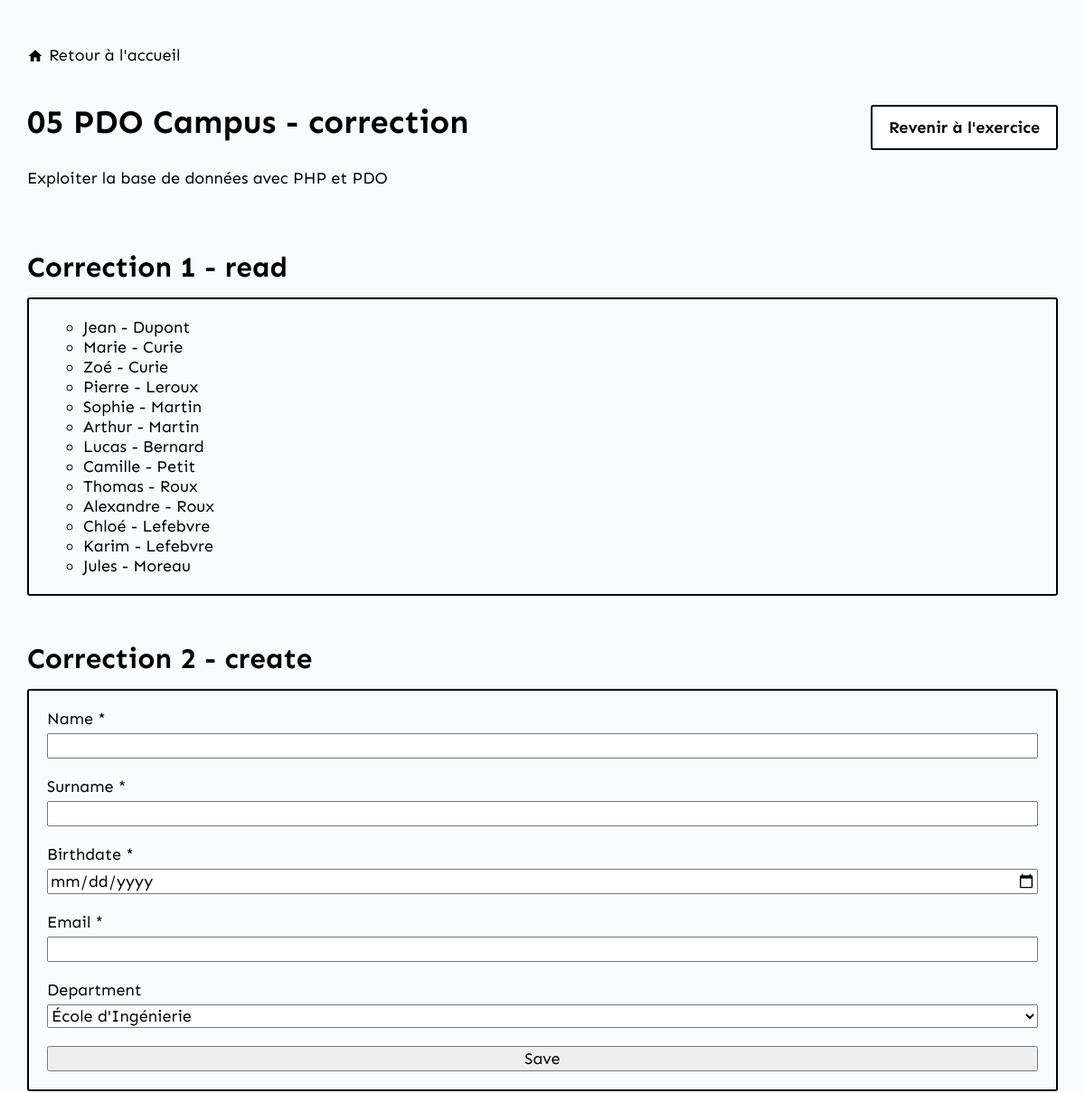
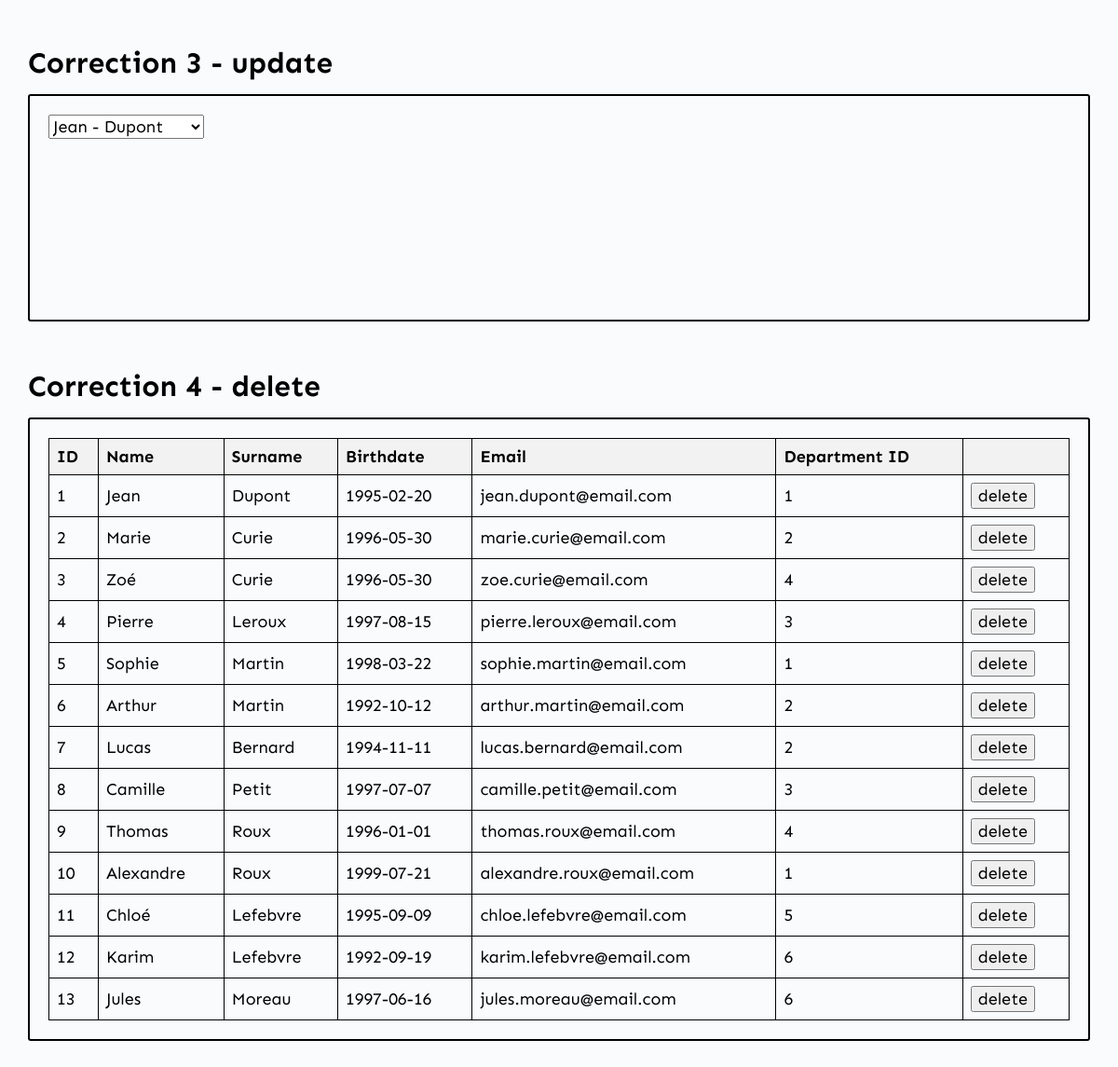
The app's page /05_PDO_CAMPUS/correction/index.php with its own data (2 pictures, top to bottom).
### tables this page shows
CREATE TABLE student
(
  id            INTEGER     NOT NULL AUTO_INCREMENT,
  name          VARCHAR(50) NOT NULL,
  surname       VARCHAR(50) NOT NULL,
  birthdate     DATE        NOT NULL,
  email         VARCHAR(50) NOT NULL,
  department_id INTEGER     NOT NULL,
  PRIMARY KEY (id)
);

### 05_PDO_CAMPUS/correction/class/Db.php (called while the page is built, shortened)
<?php
class DB
{
    private $db;
    public function __construct()
    {
        try {
            $this->db = new PDO(
                'mysql:host=' . DATABASE_HOST . ';dbname=' . DATABASE_NAME . ';charset=utf8',
                DATABASE_USERNAME,
                DATABASE_PASSWORD
            );
        } catch (Exception $e) {
            die('Erreur : ' . $e->getMessage());
        }
    }
    public function getDb()
    {
        return $this->db;
    }
}

### 05_PDO_CAMPUS/correction/repository/StudentRepository.php (called while the page is built, shortened)
<?php
require_once __DIR__ . "./../class/Db.php";
require_once __DIR__ . "./../../class/Student.php";
class StudentRepository extends Db
{
    public function getAll()
    {
        $data = $this->getDb()->query('SELECT * FROM student');
        $students = [];
        foreach ($data as $student) {
            $newStudent = new Student(
                $student['id'],
                $student['name'],
                $student['surname'],
                $student['birthdate'],
                $student['email'],
                $student['department_id'],
            );
            $students[] = $newStudent;
        }
        return $students;
    }
}

### 05_PDO_CAMPUS/class/Student.php (called while the page is built, shortened)
<?php
class Student
{
    private $id;
    private $name;
    private $surname;
    private $birthdate;
    private $email;
    private $departmentId;
    public function __construct($id, $name, $surname, $birthdate, $email, $departmentId)
    {
        $this->id = $id;
        $this->name = $name;
        $this->surname = $surname;
        $this->birthdate = $birthdate;
        $this->email = $email;
        $this->departmentId = $departmentId;
    }
    public function getId()
    {
        return $this->id;
    }
    public function getName()
    {
        return $this->name;
    }
    public function getSurname()
    {
        return $this->surname;
    }
    public function getBirthdate()
    {
        return $this->birthdate;
    }
    public function getEmail()
    {
        return $this->email;
    }
    public function getDepartmentId()
    {
        return $this->departmentId;
    }
}

### 05_PDO_CAMPUS/correction/index.php (the view, shortened to what this page needs)
<?php
require_once PROJECT_ROOT_PATH . "/05_PDO_CAMPUS/correction/repository/StudentRepository.php";
$studentRepository = new StudentRepository();
?>
<!DOCTYPE html>
<html lang="fr">
<head>
    <link rel="stylesheet" href="<?php echo BASE_URL . "/assets/styles/global.css"; ?>" />
    <link rel="stylesheet" href="<?php echo BASE_URL . "/assets/styles/app.css"; ?>" />
    <link rel="stylesheet" href="<?php echo BASE_URL . "/assets/styles/exercice.css"; ?>" />
    <link rel="stylesheet" href="<?php echo BASE_URL . "/05_PDO_CAMPUS/assets/style.css"; ?>">
</head>
<body>
    <main>
        <div class="appExerciceHeader">
            <svg
                stroke="currentColor"
                fill="currentColor"
                stroke-width="0"
                viewBox="0 0 24 24">
                <path fill="none" d="M0 0h24v24H0z"></path>
                <path d="M10 20v-6h4v6h5v-8h3L12 3 2 12h3v8z"></path>
            </svg>
            <a href="<?php echo BASE_URL . "/index.php"; ?>">Retour à l'accueil</a>
        </div>
        <article class="exercicePlayground">
            <div class="exerciceHeader">
                <div class="exerciceToolbar">
                    <div class="exerciceToolbarLeftboxStorage">
                        <h1>05 PDO Campus - correction</h1>
                    </div>
                    <a href="<?php echo BASE_URL . "/05_PDO_CAMPUS/index.php"; ?>" class="button">Revenir à l'exercice</a>
                </div>
                <div>
                    <p>Exploiter la base de données avec PHP et PDO</p>
                </div>
            </div>
            <ul class="exerciceList">
                <li>
                    <section class="exercice">
                        <h2 class="exerciceTitle">Correction 1 - read</h2>
                        <div class="exerciceboxStorage">
                            <?php
                            $students = $studentRepository->getAll();
                            echo ('<ul>');
                            foreach ($students as $student) {
                                echo (
                                    '<li>'
                                    . $student->getName() . ' - ' . $student->getSurname() .
                                    '</li>'
                                );
                            }
                            echo ('</ul>');
                            ?>
                        </div>
                    </section>
                </li>
                <li>
                    <section class="exercice">
                        <h2 class="exerciceTitle">Correction 2 - create</h2>
                        <div class="exerciceboxStorage">
                            <form action="./treatment/createStudent.php" method="POST">
                                <div>
                                    <label for="name">Name *</label>
                                    <input required type="text" name="name" id="name">
                                </div>
                                <div>
                                    <label for="surname">Surname *</label>
                                    <input required type="text" name="surname" id="surname">
                                </div>
                                <div>
                                    <label for="birthdate">Birthdate *</label>
                                    <input required type="date" name="birthdate" id="birthdate">
                                </div>
                                <div>
                                    <label for="email">Email *</label>
                                    <input required type="email" name="email" id="email">
                                </div>
                                <div>
                                    <label for="department">Department</label>
                                    <select required name="department" id="department">
                                        <option value="1">École d'Ingénierie</option>
                                    </select>
                                </div>
                                <div>
                                    <input type="submit" value="Save">
                                </div>
                            </form>
                        </div>
                    </section>
                </li>
                <li>
                    <section class="exercice">
                        <h2 class="exerciceTitle">Correction 3 - update</h2>
                        <div class="exerciceboxStorage">
                            <div>
                                <select name="student" id="student">
                                    <?php
                                    foreach ($students as $student) {
                                        echo (
                                            '<option value="' . $student->getId() . '">'
                                            . $student->getName() . ' - ' . $student->getSurname() .
                                            '</option>'
                                        );
                                    }
                                    ?>
                                </select>
                            </div>
                        </div>
                    </section>
                </li>
                <li>
                    <section class="exercice">
                        <h2 class="exerciceTitle">Correction 4 - delete</h2>
                        <div class="exerciceboxStorage">
                            <table>
                                <tr>
                                    <th>ID</th>
                                    <th>Name</th>
                                    <th>Surname</th>
                                    <th>Birthdate</th>
                                    <th>Email</th>
                                    <th>Department ID</th>
                                    <th></th>
                                </tr>
                                <?php
                                foreach ($students as $student) {
                                    echo (
                                        '<tr>
                                            <td>'
                                        . $student->getId() .
                                        '</td>
                                            <td>'
                                        . $student->getName() .
                                        '</td>
                                            <td>'
                                        . $student->getSurname() .
                                        '</td>
                                            <td>'
                                        . $student->getBirthdate() .
                                        '</td>
                                            <td>'
                                        . $student->getEmail() .
                                        '</td>
                                            <td>'
                                        . $student->getDepartmentId() .
                                        '</td>
                                            <td>
                                                <button data-id="' . $student->getId() . '" class="trash-icon">
                                                    delete
                                                </button>
                                            </td>
                                        </tr>'
                                    );
                                }
                                ?>
                            </table>
                        </div>
                    </section>
                </li>
            </ul>
        </article>
    </main>
</body>
</html>

### assets/styles/global.css (style rules this page uses)
* { font-family: Sen; font-size: 18px; }
body { max-width: 1280px; margin: 50px auto; padding: 0 30px; background-color: #f9fbfd; }
h1, h2, h3, p, a { margin: 0; padding: 0; }
h1 { font-size: 2rem; }
h2 { font-size: 1.75rem; }
.button { padding: 12px 18px; width: max-content; font-weight: bold; color: black; text-decoration: none; background-color: white; border: 2px solid black; border-radius: 3px; transition: 300ms; }

### assets/styles/app.css (style rules this page uses)
.appExerciceHeader { display: flex; flex-direction: row; align-items: center; gap: 6px; margin-bottom: 40px; }
.appExerciceHeader > svg { width: 18px; height: 18px; }
.appExerciceHeader > a { text-decoration: none; color: black; border-bottom: 1px solid transparent; }

### assets/styles/exercice.css (style rules this page uses)
.exercicePlayground { display: flex; flex-direction: column; gap: 50px; }
.exerciceHeader { display: flex; flex-direction: column; gap: 20px; }
.exerciceToolbar { display: flex; justify-content: space-between; align-items: baseline; flex-wrap: wrap; gap: 20px; width: 100%; }
.exerciceToolbarLeftboxStorage { display: flex; align-items: baseline; gap: 20px; }
.exerciceList { display: flex; flex-direction: column; gap: 50px; padding: 0; list-style: none; }
.exercice { display: flex; flex-direction: column; gap: 15px; }
.exerciceboxStorage { display: flex; flex-direction: column; min-height: 200px; padding: 20px; border: 2px solid black; border-radius: 3px; }

### 05_PDO_CAMPUS/assets/style.css (style rules this page uses)
form { display: flex; flex-direction: column; gap: 20px; }
form>div { display: flex; flex-direction: column; gap: 5px; }
table { width: 100%; border-collapse: collapse; }
table, th, td { border: 1px solid black; }
th, td { padding: 8px; text-align: left; }
th { background-color: #f2f2f2; }
.trash-icon { cursor: pointer; }

### records on screen
student: name "Jean", surname "Dupont", id "1", birthdate "1995-02-20", email "jean.dupont@email.com", department "1"
student: name "Marie", surname "Curie", id "2", birthdate "1996-05-30", email "marie.curie@email.com", department "2"
student: name "Zoé", surname "Curie", id "3", birthdate "1996-05-30", email "zoe.curie@email.com", department "4"
student: name "Pierre", surname "Leroux", id "4", birthdate "1997-08-15", email "pierre.leroux@email.com", department "3"
student: name "Sophie", surname "Martin", id "5", birthdate "1998-03-22", email "sophie.martin@email.com", department "1"
student: name "Arthur", surname "Martin", id "6", birthdate "1992-10-12", email "arthur.martin@email.com", department "2"
student: name "Lucas", surname "Bernard", id "7", birthdate "1994-11-11", email "lucas.bernard@email.com", department "2"
student: name "Camille", surname "Petit", id "8", birthdate "1997-07-07", email "camille.petit@email.com", department "3"
student: name "Thomas", surname "Roux", id "9", birthdate "1996-01-01", email "thomas.roux@email.com", department "4"
student: name "Alexandre", surname "Roux", id "10", birthdate "1999-07-21", email "alexandre.roux@email.com", department "1"
student: name "Chloé", surname "Lefebvre", id "11", birthdate "1995-09-09", email "chloe.lefebvre@email.com", department "5"
student: name "Karim", surname "Lefebvre", id "12", birthdate "1992-09-19", email "karim.lefebvre@email.com", department "6"
student: name "Jules", surname "Moreau", id "13", birthdate "1997-06-16", email "jules.moreau@email.com", department "6"

### other values on screen
form field student "Jean - Dupont"
